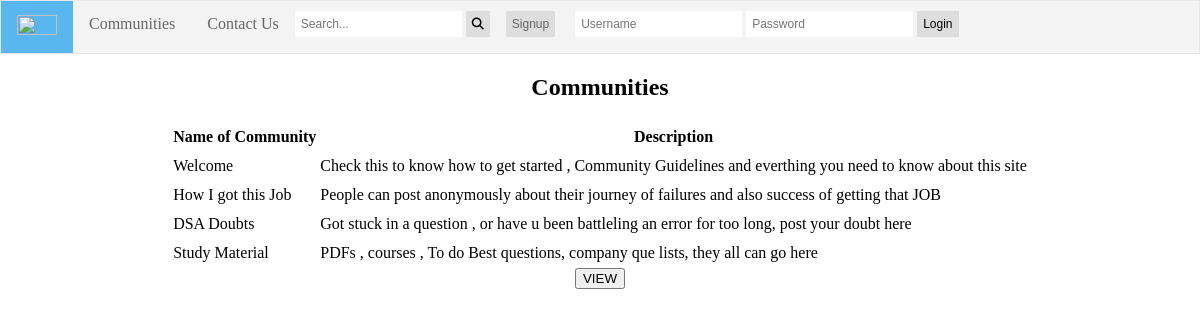
The app's page /allCommunities.php with its own data.
### tables this page shows
CREATE TABLE IF NOT EXISTS community (

  com_id int(11) NOT NULL AUTO_INCREMENT,
  com_name varchar(80) NOT NULL,
  com_desc varchar(535) DEFAULT NULL,
  date_created timestamp NOT NULL DEFAULT CURRENT_TIMESTAMP,
  created_by int(11) NOT NULL,
  
  PRIMARY KEY (com_id),
  UNIQUE KEY com_name (com_name)
);

### allCommunities.php (the view, shortened to what this page needs)
<?php
    include_once 'dbAction.php';
    $sql = "SELECT com_name,com_desc FROM community";
    $result = $conn->query($sql);
?>
<!DOCTYPE html>
<html>
<head>
    <link rel="stylesheet" href="styles.css">
    <link rel="stylesheet" href="https://cdnjs.cloudflare.com/ajax/libs/skeleton/2.0.4/skeleton.css" />
</head>
<body>
    <?php
    require "navbar.php";
    ?>
    <h2 align="center">Communities</h2>
    <table  align="center" style="line-height:25px;" id = "table">
    <tr>
        <th>Name of Community</th>
        <th>Description</th>
    </tr>
    <?php
    if($result->num_rows > 0){
        while($row = $result->fetch_assoc()){
    ?>
    <tr>
        <td><?php echo $row['com_name']; ?></td>
        <td><?php echo $row['com_desc']; ?></td>
    </tr>
    <?php
    }
}
    else
    {
        ?>
    <tr>
    <th colspan="2">There's Community!!!</th>
    </tr>
    <?php
    }
    ?>
</table>
<?php
    if($result->num_rows > 0){
    ?>
    <div class="container" align="center">
        <input type="button" id="VIEW"  value="VIEW" class="VIEW"  />
    </div>
        <?php
    }
    ?>
</body>
</html>

### navbar.php (shortened to what this page needs)
<nav>
    <ul>
        <li class="logo"><a class="active" href="./index.php"><img src="img/T_T.jpg" height="20" width="40"></a></li>
        <li class="dropdown"><a href="#" class="dropbtn">Communities</a>
        </li>
        <li><a href="./contact.php">Contact Us</a></li>
        <li>
            <div class="login">
                <input type="text" name="search" placeholder="Search...">
                <button type="submit"><i class="fa fa-search"></i></button>
            </div>
        </li>
        <li>
        <?php
            if(isset($_SESSION['userID'])){
               echo '<div>
                        <form action="./logoutAction.php">
                            <button type="submit" id="btnLogout">Logout</button>
                        </form>
                    </div>';
            } else{
            echo '<div class="login" id="btnLogin">
                    <div id="btnSignup" style="display:inline;">
                        <button ><a href="./signup.php">Signup</a></button>
                    </div>
                    <form action="./loginAction.php" style="display:inline;" method="post">
                        <input type="text" name="emailLogin" id="emailLogin" placeholder="Username">
                        <input type="text" name="passwordLogin" id="passwordLogin" placeholder="Password">
                        <button id="btnLogin" name="btnLogin">Login</button>
                    </form>
                  </div>';
            }
            ?>
        </li>
    </ul>
</nav>

### styles.css (style rules this page uses)
nav ul { list-style-type: none; margin: 0; padding: 0; overflow: hidden; border: 1px solid #e7e7e7; background-color: #f3f3f3; }
nav li { float: left; }
li a, .dropbtn { display: inline-block; color: #666; text-align: center; padding: 14px 16px; text-decoration: none; }
li a.active, a:hover { color: white; background-color: #58b7ee; }
li.dropdown { display: inline-block; }
li.logo { padding: 0px 0px; margin: 0px; }
body { margin: 0px }
.login button { padding: 6px; margin-top: 10px; margin-right: 16px; background: #ddd; font-size: 12px; border: none; cursor: pointer; }
button { padding: 6px; margin-top: 10px; margin-right: 16px; background: #ddd; font-size: 12px; border: none; cursor: pointer; }
.login input[type=text] { padding: 6px; margin-top: 10px; font-size: 12px; border: none; }
.login a { display: inline-block; color: #666; text-align: center; padding: 0px; text-decoration: none; border:none; }

### records on screen
community: com_name "Welcome", com_desc "Check this to know how to get started , Community Guidelines and everthing you need to know about this site"
community: com_name "How I got this Job", com_desc "People can post anonymously about their journey of failures and also success of getting that JOB"
community: com_name "DSA Doubts", com_desc "Got stuck in a question , or have u been battleling an error for too long, post your doubt here"
community: com_name "Study Material", com_desc "PDFs , courses , To do Best questions, company que lists, they all can go here"
